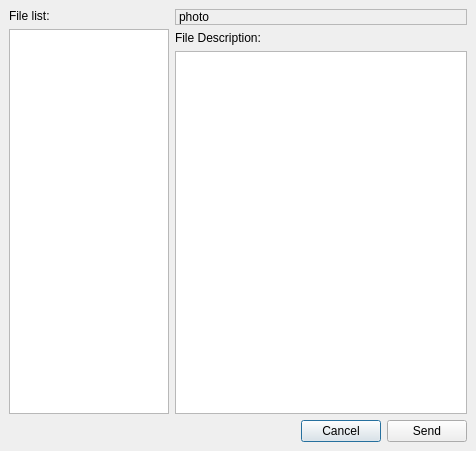
<ui version="4.0" >
 <class>albumFiletransferDialog</class>
 <widget class="QDialog" name="albumFiletransferDialog" >
  <property name="geometry" >
   <rect>
    <x>0</x>
    <y>0</y>
    <width>476</width>
    <height>451</height>
   </rect>
  </property>
  <property name="windowTitle" >
   <string>Filetransfer</string>
  </property>
  <property name="windowIcon" >
   <iconset>images/16x16/apps/jabbim.png</iconset>
  </property>
  <layout class="QGridLayout" >
   <property name="margin" >
    <number>9</number>
   </property>
   <property name="spacing" >
    <number>6</number>
   </property>
   <item row="0" column="0" colspan="2" >
    <layout class="QHBoxLayout" >
     <property name="margin" >
      <number>0</number>
     </property>
     <property name="spacing" >
      <number>6</number>
     </property>
     <item>
      <layout class="QVBoxLayout" >
       <property name="margin" >
        <number>0</number>
       </property>
       <property name="spacing" >
        <number>6</number>
       </property>
       <item>
        <widget class="QLabel" name="label" >
         <property name="text" >
          <string>File list:</string>
         </property>
        </widget>
       </item>
       <item>
        <widget class="QListWidget" name="files" >
         <property name="maximumSize" >
          <size>
           <width>160</width>
           <height>16777215</height>
          </size>
         </property>
        </widget>
       </item>
      </layout>
     </item>
     <item>
      <layout class="QVBoxLayout" >
       <property name="margin" >
        <number>0</number>
       </property>
       <property name="spacing" >
        <number>6</number>
       </property>
       <item>
        <widget class="QLabel" name="photo" >
         <property name="frameShape" >
          <enum>QFrame::StyledPanel</enum>
         </property>
         <property name="text" >
          <string>photo</string>
         </property>
        </widget>
       </item>
       <item>
        <widget class="QLabel" name="label_2" >
         <property name="text" >
          <string>File Description:</string>
         </property>
        </widget>
       </item>
       <item>
        <widget class="QTextEdit" name="description" />
       </item>
      </layout>
     </item>
    </layout>
   </item>
   <item row="1" column="1" >
    <layout class="QHBoxLayout" >
     <property name="margin" >
      <number>0</number>
     </property>
     <property name="spacing" >
      <number>6</number>
     </property>
     <item>
      <widget class="QPushButton" name="pushButton_2" >
       <property name="text" >
        <string>Cancel</string>
       </property>
      </widget>
     </item>
     <item>
      <widget class="QPushButton" name="pushButton" >
       <property name="text" >
        <string>Send</string>
       </property>
      </widget>
     </item>
    </layout>
   </item>
   <item row="1" column="0" >
    <spacer>
     <property name="orientation" >
      <enum>Qt::Horizontal</enum>
     </property>
     <property name="sizeHint" >
      <size>
       <width>211</width>
       <height>20</height>
      </size>
     </property>
    </spacer>
   </item>
  </layout>
 </widget>
 <resources/>
 <connections>
  <connection>
   <sender>pushButton_2</sender>
   <signal>clicked()</signal>
   <receiver>albumFiletransferDialog</receiver>
   <slot>reject()</slot>
   <hints>
    <hint type="sourcelabel" >
     <x>280</x>
     <y>269</y>
    </hint>
    <hint type="destinationlabel" >
     <x>236</x>
     <y>175</y>
    </hint>
   </hints>
  </connection>
  <connection>
   <sender>pushButton</sender>
   <signal>clicked()</signal>
   <receiver>albumFiletransferDialog</receiver>
   <slot>accept()</slot>
   <hints>
    <hint type="sourcelabel" >
     <x>352</x>
     <y>281</y>
    </hint>
    <hint type="destinationlabel" >
     <x>330</x>
     <y>167</y>
    </hint>
   </hints>
  </connection>
 </connections>
</ui>
